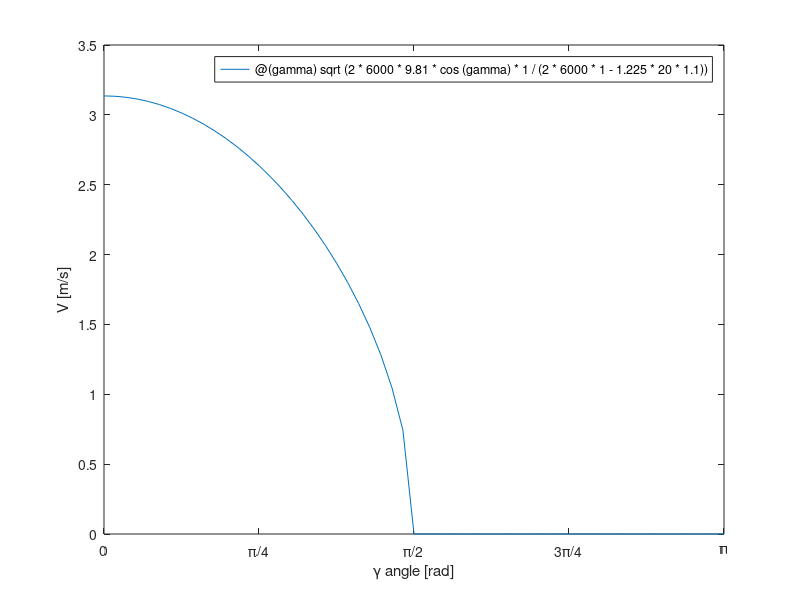

Write the MATLAB code that produced this figure.
function Radius
%UNTITLED Summary of this function goes here
%   Detailed explanation goes here
R = @(gamma) (2*6000*0.5.^2/(2*6000*9.81*cos(gamma)+1.225*20*0.5.^2*1.1));
fplot(R, [0 pi])
ylabel('Radius [m]')
xlabel('\gamma angle [rad]')
set(gca,'XTick',0:pi/4:pi)
set(gca,'XTickLabel',{'0','\pi/4','\pi/2','3\pi/4','\pi'})

V = @(gamma) sqrt(2*6000*9.81*cos(gamma)*1/(2*6000*1-1.225*20*1.1));
fplot(V, [0 pi])
ylabel('V [m/s]')
xlabel('\gamma angle [rad]')
set(gca,'XTick',0:pi/4:pi)
set(gca,'XTickLabel',{'0','\pi/4','\pi/2','3\pi/4','\pi'})

end